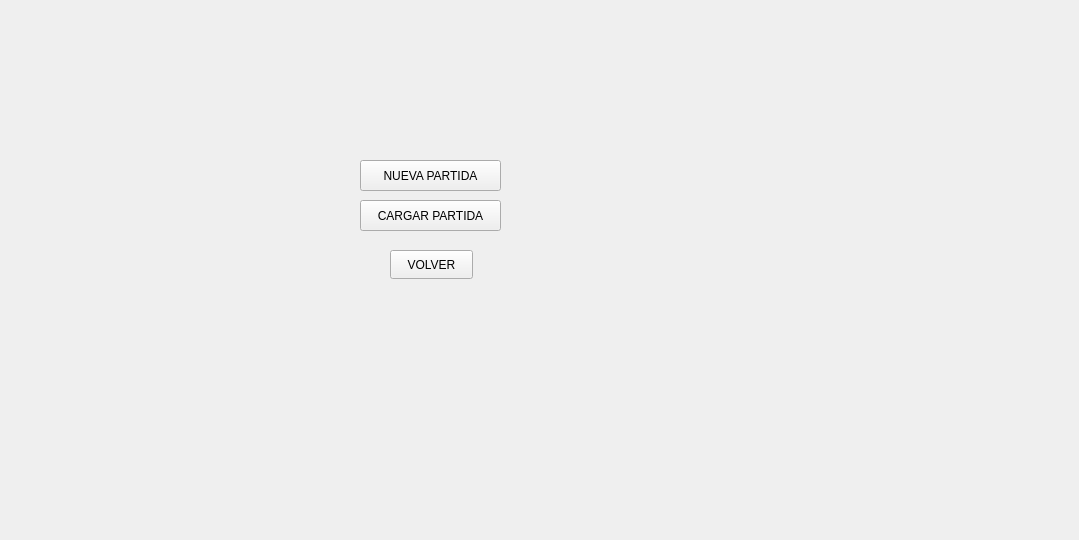
<?xml version="1.0" encoding="UTF-8"?>
<ui version="4.0">
 <class>MenuJuego</class>
 <widget class="QWidget" name="MenuJuego">
  <property name="geometry">
   <rect>
    <x>0</x>
    <y>0</y>
    <width>1079</width>
    <height>540</height>
   </rect>
  </property>
  <property name="windowTitle">
   <string>Form</string>
  </property>
  <widget class="QPushButton" name="botonNuevPartida">
   <property name="geometry">
    <rect>
     <x>360</x>
     <y>160</y>
     <width>141</width>
     <height>31</height>
    </rect>
   </property>
   <property name="text">
    <string>NUEVA PARTIDA</string>
   </property>
  </widget>
  <widget class="QPushButton" name="botonVolver">
   <property name="geometry">
    <rect>
     <x>390</x>
     <y>250</y>
     <width>83</width>
     <height>29</height>
    </rect>
   </property>
   <property name="text">
    <string>VOLVER</string>
   </property>
  </widget>
  <widget class="QPushButton" name="botonNuevPartida_2">
   <property name="geometry">
    <rect>
     <x>360</x>
     <y>200</y>
     <width>141</width>
     <height>31</height>
    </rect>
   </property>
   <property name="text">
    <string>CARGAR PARTIDA</string>
   </property>
  </widget>
 </widget>
 <resources/>
 <connections/>
</ui>
